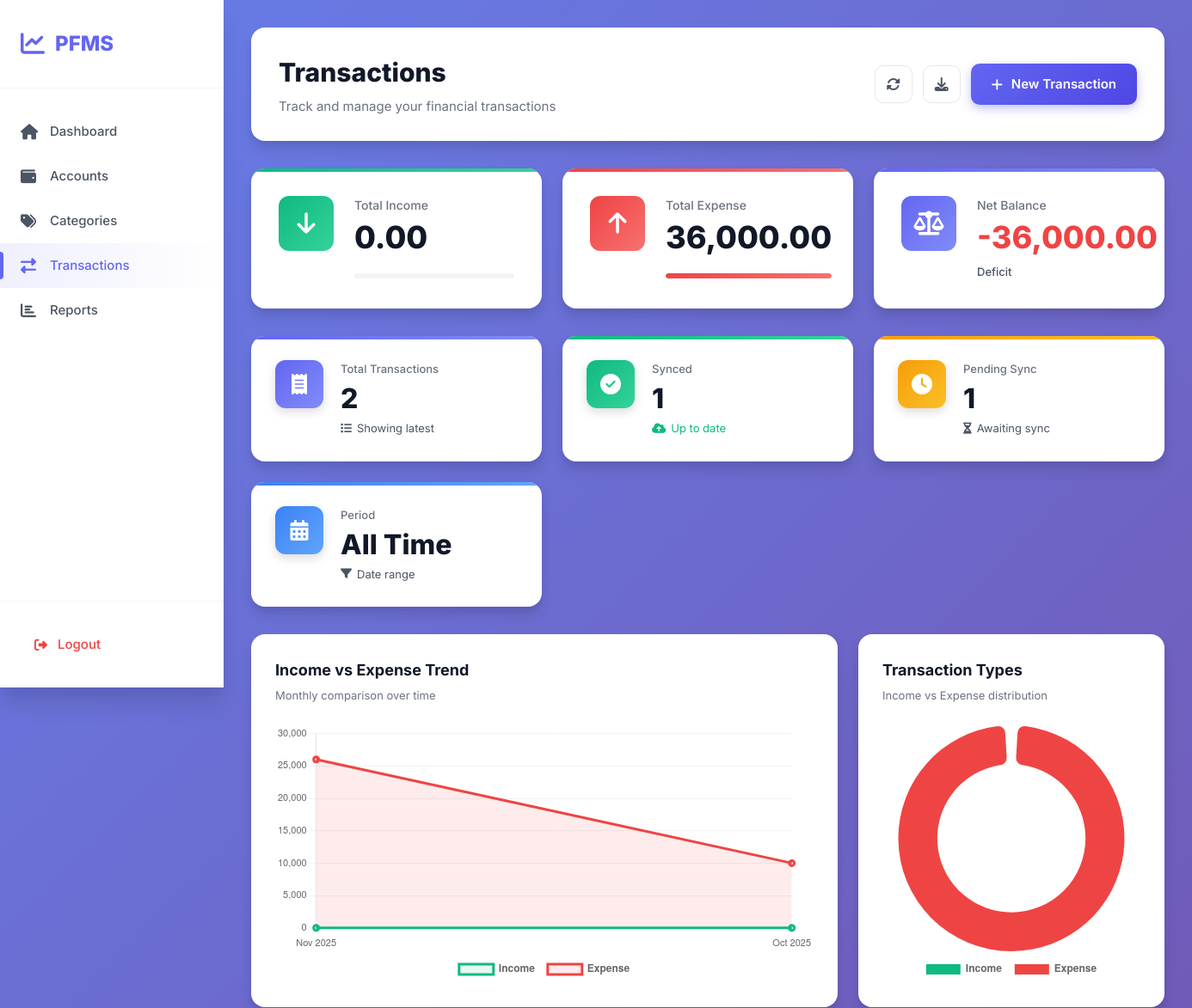
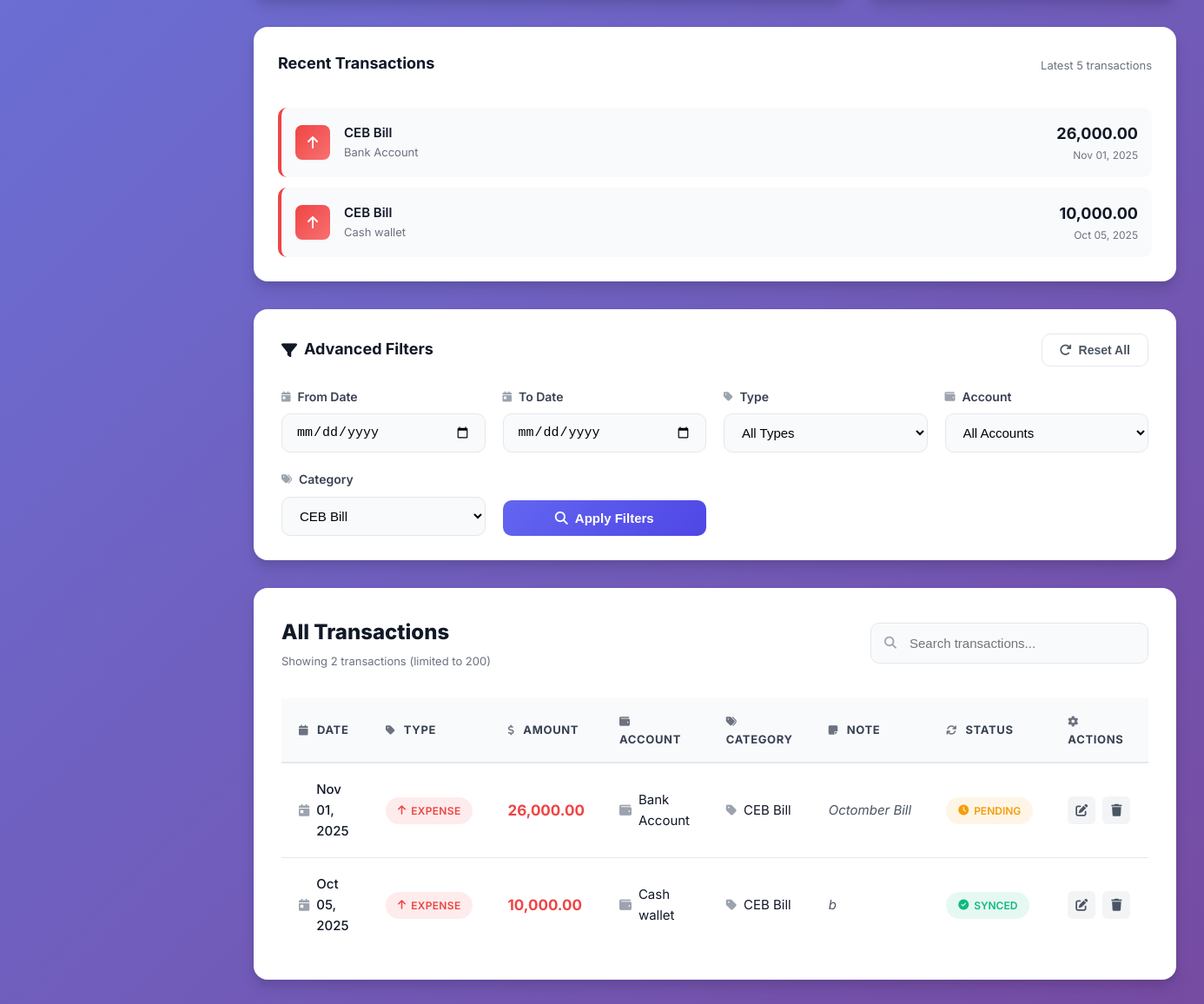
Page /app/transactions/index.php?category=4 (signed in) on the earlier database version (2 pictures, top to bottom).
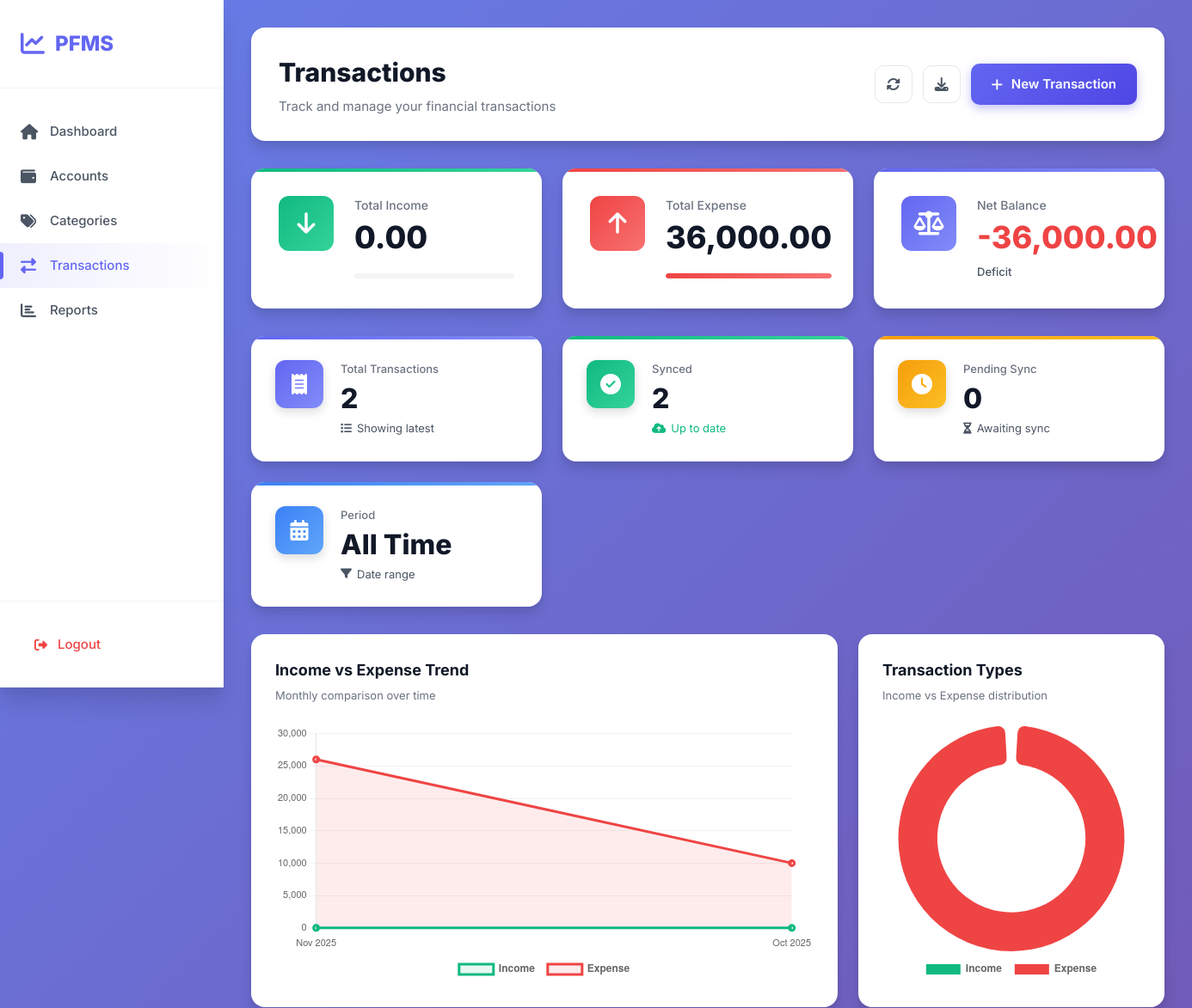
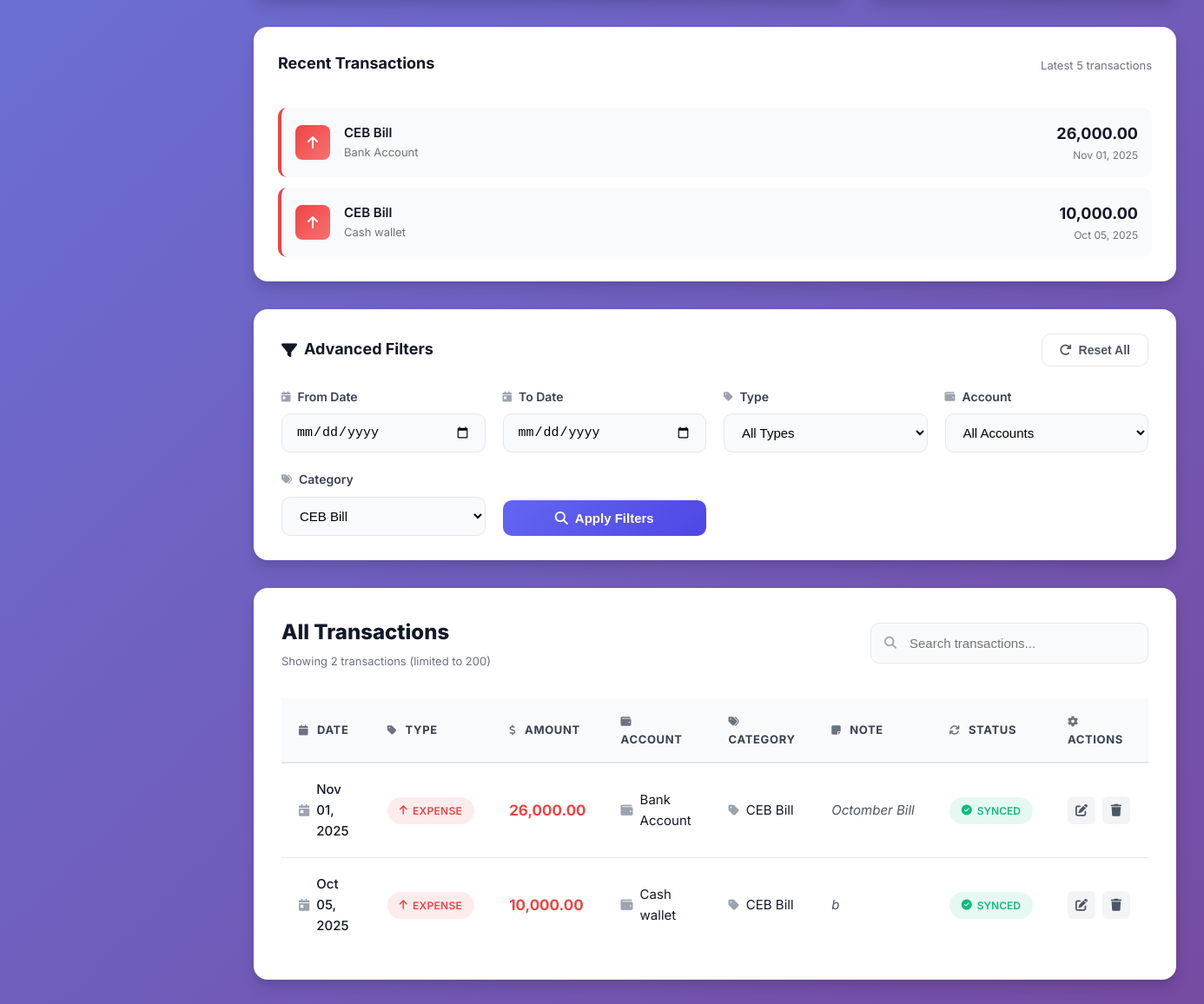
Same page on the later database version (2 pictures, top to bottom).
### tables this page shows
CREATE TABLE TRANSACTIONS_LOCAL (
  local_txn_id       INTEGER PRIMARY KEY AUTOINCREMENT,
  client_txn_uuid    TEXT NOT NULL UNIQUE,
  user_local_id      INTEGER NOT NULL,
  account_local_id   INTEGER NOT NULL,
  category_local_id  INTEGER NOT NULL,
  txn_type           TEXT NOT NULL CHECK(txn_type IN ('INCOME','EXPENSE','TRANSFER')),
  amount             REAL NOT NULL,
  txn_date           TEXT NOT NULL, -- ISO-8601
  note               TEXT,
  sync_status        TEXT NOT NULL DEFAULT 'PENDING' CHECK(sync_status IN ('PENDING','SYNCED','CONFLICT')),
  server_txn_id      INTEGER,
  created_at         TEXT NOT NULL,
  updated_at         TEXT NOT NULL,
  last_sync_at       TEXT,
  FOREIGN KEY(user_local_id)     REFERENCES USERS_LOCAL(local_user_id),
  FOREIGN KEY(account_local_id)  REFERENCES ACCOUNTS_LOCAL(local_account_id),
  FOREIGN KEY(category_local_id) REFERENCES CATEGORIES_LOCAL(local_category_id)
);

CREATE TABLE CATEGORIES_LOCAL (
  local_category_id  INTEGER PRIMARY KEY AUTOINCREMENT,
  user_local_id      INTEGER NOT NULL,
  server_category_id INTEGER,
  parent_local_id    INTEGER,
  category_name      TEXT NOT NULL,
  category_type      TEXT NOT NULL CHECK(category_type IN ('INCOME','EXPENSE')),
  created_at         TEXT NOT NULL,
  updated_at         TEXT NOT NULL,
  FOREIGN KEY(user_local_id)   REFERENCES USERS_LOCAL(local_user_id),
  FOREIGN KEY(parent_local_id) REFERENCES CATEGORIES_LOCAL(local_category_id)
);

CREATE TABLE ACCOUNTS_LOCAL (
  local_account_id  INTEGER PRIMARY KEY AUTOINCREMENT,
  user_local_id     INTEGER NOT NULL,
  server_account_id INTEGER,
  account_name      TEXT NOT NULL,
  account_type      TEXT NOT NULL CHECK(account_type IN ('CASH','BANK','CARD','MOBILE')),
  currency_code     TEXT NOT NULL DEFAULT 'LKR',
  opening_balance   REAL NOT NULL DEFAULT 0,
  is_active         INTEGER NOT NULL DEFAULT 1, -- 1/0
  created_at        TEXT NOT NULL,
  updated_at        TEXT NOT NULL,
  FOREIGN KEY(user_local_id) REFERENCES USERS_LOCAL(local_user_id)
);

### app/transactions/index.php (the view, shortened to what the changed rows need)
<?php
if (!function_exists('h')) {
    function h($v) { return htmlspecialchars((string)$v, ENT_QUOTES, 'UTF-8'); }
}
$pdo = sqlite();
$uid = (int)($_SESSION['uid'] ?? 0);
$cat  = $_GET['category'] ?? '';
$where = ["t.user_local_id = ?"];
$args  = [$uid];
if ($cat  !== '') { $where[] = "t.category_local_id = ?";     $args[] = (int)$cat; }
$sql = "
SELECT
  t.local_txn_id, t.client_txn_uuid, t.txn_type, t.amount, t.txn_date, t.note, t.sync_status,
  a.account_name,
  c.category_name
FROM TRANSACTIONS_LOCAL t
JOIN ACCOUNTS_LOCAL a ON a.local_account_id = t.account_local_id
JOIN CATEGORIES_LOCAL c ON c.local_category_id = t.category_local_id
WHERE " . implode(' AND ', $where) . "
ORDER BY datetime(t.txn_date) DESC, t.local_txn_id DESC
LIMIT 200
";
$stmt = $pdo->prepare($sql);
$stmt->execute($args);
$rows = $stmt->fetchAll(PDO::FETCH_ASSOC);
$totSql = "
SELECT
  SUM(CASE WHEN t.txn_type='INCOME'  THEN t.amount ELSE 0 END) AS total_income,
  SUM(CASE WHEN t.txn_type='EXPENSE' THEN t.amount ELSE 0 END) AS total_expense
FROM TRANSACTIONS_LOCAL t
WHERE " . implode(' AND ', $where) . "
";
$sum = $pdo->prepare($totSql);
$sum->execute($args);
$tot = $sum->fetch(PDO::FETCH_ASSOC);
$income  = (float)($tot['total_income'] ?? 0);
$expense = (float)($tot['total_expense'] ?? 0);
$total_transactions = count($rows);
$synced = count(array_filter($rows, fn($r) => $r['sync_status'] === 'SYNCED'));
$pending = $total_transactions - $synced;
$monthly_data = [];
foreach($rows as $r) {
    $month = date('M Y', strtotime($r['txn_date']));
    if (!isset($monthly_data[$month])) {
        $monthly_data[$month] = ['income' => 0, 'expense' => 0];
    }
    if ($r['txn_type'] === 'INCOME') {
        $monthly_data[$month]['income'] += (float)$r['amount'];
    } else {
        $monthly_data[$month]['expense'] += (float)$r['amount'];
    }
}
$monthly_data = array_slice($monthly_data, 0, 6, true);
$recent = array_slice($rows, 0, 5);
?>
<!doctype html>
<html lang="en">
<head>
  <link rel="stylesheet" href="https://cdnjs.cloudflare.com/ajax/libs/font-awesome/6.4.0/css/all.min.css">
  <link rel="stylesheet" href="index.css">
</head>
<body>
<div class="app-container">
  <main class="main-content">
    <div class="top-bar">
      <div class="page-title">
        <h1>Transactions</h1>
      </div>
    </div>
    <div class="stats-grid">
      <div class="stat-box stat-success">
        <div class="stat-details">
          <span class="stat-label">Synced</span>
          <span class="stat-value"><?= $synced ?></span>
          <span class="stat-change positive"><i class="fas fa-cloud-upload-alt"></i> Up to date</span>
        </div>
      </div>
      <div class="stat-box stat-warning">
        <div class="stat-details">
          <span class="stat-label">Pending Sync</span>
          <span class="stat-value"><?= $pending ?></span>
          <span class="stat-change"><i class="fas fa-hourglass-half"></i> Awaiting sync</span>
        </div>
      </div>
    </div>
    <?php if ($total_transactions > 0): ?>
    <div class="recent-section">
      <div class="recent-list">
        <?php foreach($recent as $txn): ?>
        <div class="recent-item <?= strtolower($txn['txn_type']) ?>">
          <div class="recent-icon">
            <i class="fas fa-<?= $txn['txn_type'] === 'INCOME' ? 'arrow-down' : 'arrow-up' ?>"></i>
          </div>
          <div class="recent-content">
            <span class="recent-category"><?= h($txn['category_name']) ?></span>
            <span class="recent-account"><?= h($txn['account_name']) ?></span>
          </div>
          <div class="recent-right">
            <span class="recent-amount"><?= number_format((float)$txn['amount'], 2) ?></span>
            <span class="recent-date"><?= date('M d, Y', strtotime($txn['txn_date'])) ?></span>
          </div>
        </div>
        <?php endforeach; ?>
      </div>
    </div>
    <?php endif; ?>
    <div class="table-section">
      <div class="section-header">
        <div>
          <h2>All Transactions</h2>
        </div>
      </div>
      <?php if (empty($rows)): ?>
      <div class="empty-state">
        <div class="empty-icon">
          <i class="fas fa-receipt"></i>
        </div>
        <h3>No Transactions Found</h3>
        <p>Start tracking your finances by adding your first transaction</p>
        <a href="<?= APP_BASE ?>/app/transactions/create.php" class="btn-primary">
          <i class="fas fa-plus"></i>
          <span>Add First Transaction</span>
        </a>
      </div>
      <?php else: ?>
      <div class="transactions-table">
        <table>
          <thead>
            <tr>
              <th><i class="fas fa-calendar"></i> Date</th>
              <th><i class="fas fa-tag"></i> Type</th>
              <th><i class="fas fa-dollar-sign"></i> Amount</th>
              <th><i class="fas fa-wallet"></i> Account</th>
              <th><i class="fas fa-tags"></i> Category</th>
              <th><i class="fas fa-sticky-note"></i> Note</th>
              <th><i class="fas fa-sync"></i> Status</th>
              <th><i class="fas fa-cog"></i> Actions</th>
            </tr>
          </thead>
          <tbody id="transactionsBody">
            <?php foreach($rows as $r): ?>
            <tr data-search="<?= h(strtolower($r['account_name'] . ' ' . $r['category_name'] . ' ' . $r['note'] . ' ' . $r['txn_type'])) ?>">
              <td>
                <div class="date-cell">
                  <i class="fas fa-calendar-day"></i>
                  <?= date('M d, Y', strtotime($r['txn_date'])) ?>
                </div>
              </td>
              <td>
                <span class="badge badge-<?= strtolower($r['txn_type']) ?>">
                  <i class="fas fa-<?= $r['txn_type'] === 'INCOME' ? 'arrow-down' : 'arrow-up' ?>"></i>
                  <?= h($r['txn_type']) ?>
                </span>
              </td>
              <td>
                <span class="amount-cell <?= strtolower($r['txn_type']) ?>">
                  <?= number_format((float)$r['amount'], 2) ?>
                </span>
              </td>
              <td>
                <div class="account-cell">
                  <i class="fas fa-wallet"></i>
                  <?= h($r['account_name']) ?>
                </div>
              </td>
              <td>
                <div class="category-cell">
                  <i class="fas fa-tag"></i>
                  <?= h($r['category_name']) ?>
                </div>
              </td>
              <td class="note-cell"><?= h($r['note']) ?: '-' ?></td>
              <td>
                <span class="sync-badge <?= strtolower($r['sync_status']) ?>">
                  <i class="fas fa-<?= $r['sync_status'] === 'SYNCED' ? 'check-circle' : 'clock' ?>"></i>
                  <?= h($r['sync_status']) ?>
                </span>
              </td>
              <td>
                <div class="action-buttons">
                  <a href="<?= APP_BASE ?>/app/transactions/edit.php?id=<?= (int)$r['local_txn_id'] ?>"
                     class="btn-icon-small" title="Edit">
                    <i class="fas fa-edit"></i>
                  </a>
                  <a href="<?= APP_BASE ?>/app/transactions/delete.php?id=<?= (int)$r['local_txn_id'] ?>"
                     class="btn-icon-small delete"
                     title="Delete"
                     onclick="return confirm('Delete this transaction?')">
                    <i class="fas fa-trash"></i>
                  </a>
                </div>
              </td>
            </tr>
            <?php endforeach; ?>
          </tbody>
        </table>
      </div>
      <?php endif; ?>
    </div>
  </main>
</div>
<script>
// Search functionality
document.getElementById('searchInput')?.addEventListener('input', function(e) {
  const search = e.target.value.toLowerCase();
  document.querySelectorAll('#transactionsBody tr').forEach(row => {
    const searchText = row.dataset.search;
    row.style.display = searchText.includes(search) ? '' : 'none';
  });
});
<?php if ($total_transactions > 0 && !empty($monthly_data)): ?>
// Chart configuration
const chartConfig = {
  responsive: true,
  maintainAspectRatio: false,
  plugins: {
    legend: {
      display: true,
      position: 'bottom',
      labels: { padding: 15, font: { size: 12, weight: '600' } }
    },
    tooltip: {
      backgroundColor: 'rgba(15, 23, 42, 0.95)',
      padding: 12,
      borderRadius: 8,
      titleFont: { size: 14, weight: 'bold' },
      bodyFont: { size: 13 }
    }
  }
};
// Trend Chart
const monthlyLabels = <?= json_encode(array_keys($monthly_data)) ?>;
const incomeData = <?= json_encode(array_column($monthly_data, 'income')) ?>;
const expenseData = <?= json_encode(array_column($monthly_data, 'expense')) ?>;
new Chart(document.getElementById('trendChart'), {
  type: 'line',
  data: {
    labels: monthlyLabels,
    datasets: [
      {
        label: 'Income',
        data: incomeData,
        borderColor: '#10b981',
        backgroundColor: 'rgba(16, 185, 129, 0.1)',
        tension: 0.4,
        fill: true,
        borderWidth: 3
      },
      {
        label: 'Expense',
        data: expenseData,
        borderColor: '#ef4444',
        backgroundColor: 'rgba(239, 68, 68, 0.1)',
        tension: 0.4,
        fill: true,
        borderWidth: 3
      }
    ]
  },
  options: {
    ...chartConfig,
    scales: {
      y: {
        beginAtZero: true,
        grid: { color: 'rgba(0,0,0,0.05)' },
        ticks: { font: { size: 11 } }
      },
      x: {
        grid: { display: false },
        ticks: { font: { size: 11 } }
      }
    }
  }
});
// Type Distribution Chart
new Chart(document.getElementById('typeChart'), {
  type: 'doughnut',
  data: {
    labels: ['Income', 'Expense'],
    datasets: [{
      data: [<?= $income ?>, <?= $expense ?>],
      backgroundColor: ['#10b981', '#ef4444'],
      borderWidth: 0,
      borderRadius: 8,
      spacing: 4
    }]
  },
  options: {
    ...chartConfig,
    cutout: '65%'
  }
});
<?php endif; ?>
</script>
</body>
</html>

Differences in the rows shown:
changed transactions_local "Nov 01, 2025": sync_status "PENDING" → "SYNCED"
Other differences:
$synced: "1" → "2"
$pending: "1" → "0"
